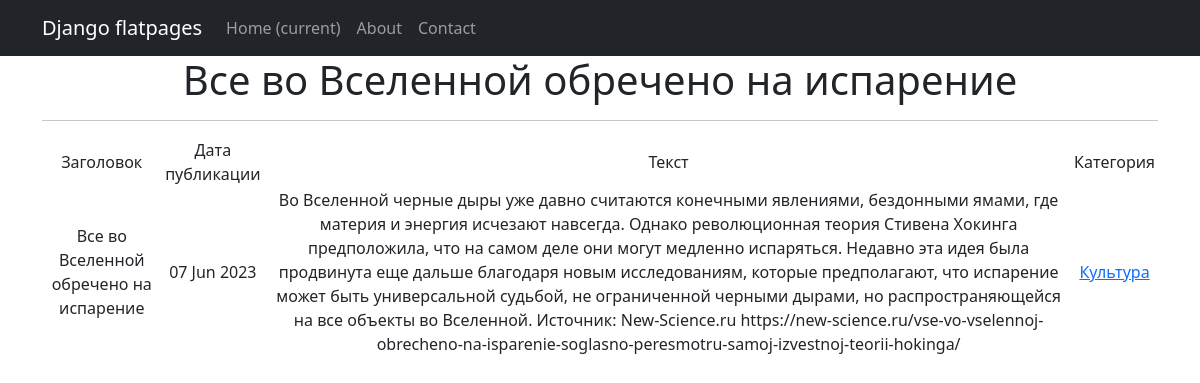
Screenshot of /post/8 with the database file from the repository.
### NewsPortal/models.py (models this page shows, shortened)
class Post(models.Model):
    article = 'ART'
    news = 'NWS'
    TYPES = [(article, 'статья'), (news, 'новость')]
    post_author = models.ForeignKey(Author, on_delete=models.CASCADE)
    post_type = models.CharField(max_length=64, choices=TYPES)
    post_time_in = models.DateTimeField(auto_now_add=True)
    post_category = models.ManyToManyField(Category, through='PostCategory')
    post_title = models.CharField(max_length=64, unique=True)
    post_text = models.TextField(unique=True)
    post_rating = models.IntegerField(default=0)

class Category(models.Model):
    category_name = models.CharField(max_length=64, unique=True)
    subscribers = models.ManyToManyField(User, related_name='categories')
    def __str__(self):
        return self.category_name

### NewsPortal/views.py (the view)
# urls.py: path('<int:pk>', PostDetail.as_view(), name='post_detail'),
class PostDetail(DetailView):
    model = Post
    template_name = 'post_item.html'
    context_object_name = 'post_item'

### NewsPortal/templatetags/custom_filters.py (called while the page is built)
@register.filter()
def censor(word):
    if isinstance(word, str):
        for i in word.split():
            if i.capitalize() in bad_words:
                word = word.replace(i, i[0] + '*' * len(i))
    else:
        raise ValueError('custom_filters -> censor -> A string is expected, but a different data type has been entered')
    return word

### templates/post_item.html (shortened to what this page needs)
{% extends 'flatpages/default.html' %}
{% load custom_filters %}
{% block content %}
<h1>{{ post_item.post_title|censor }}</h1>
   <hr>
       <table>
           <tr>
               <td>Заголовок</td>
               <td>Дата публикации</td>
               <td>Текст</td>
               <td>Категория<td>
           <tr>
               <td>{{ post_item.post_title|censor }}</td>
               <td>{{ post_item.post_time_in|date:'d M Y' }}</td>
               <td>{{ post_item.post_text|censor }}</td>
               <td>
                   {% for category in post_item.post_category.all %}
                        <a href="{% url 'category_list' category.id %}">{{category}}</a>
                   {% endfor %}
               </td>
           </tr>
       </table>
{% endblock content %}

### rows the page displays
Post: post_title|censor "Все во Вселенной обречено на испарение", post_time_in "07 Jun 2023", post_text|censor "Во Вселенной черные дыры уже давно считаются конечными явлениями, бездонными ямами, где материя и энергия исчезают навсегда. Однако революционная теория Стивена Хокинга предположила, что на самом деле они могут медленно испаряться. Недавно эта идея была продвинута еще дальше благодаря новым исследованиям, которые предполагают, что испарение может быть универсальной судьбой, не ограниченной черными дырами, но распространяющейся на все объекты во Вселенной. Источник: New-Science.ru https://new-science.ru/vse-vo-vselennoj-obrecheno-na-isparenie-soglasno-peresmotru-samoj-izvestnoj-teorii-hokinga/"
Category: category_name "Культура"
